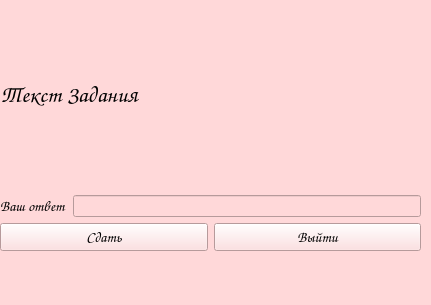
<?xml version="1.0" encoding="UTF-8"?>
<ui version="4.0">
 <class>TaskForm</class>
 <widget class="QWidget" name="TaskForm">
  <property name="geometry">
   <rect>
    <x>0</x>
    <y>0</y>
    <width>431</width>
    <height>305</height>
   </rect>
  </property>
  <property name="windowTitle">
   <string>Form</string>
  </property>
  <property name="styleSheet">
   <string notr="true">background-color: rgb(255, 216, 217);</string>
  </property>
  <widget class="QLabel" name="statusLabel">
   <property name="geometry">
    <rect>
     <x>10</x>
     <y>260</y>
     <width>211</width>
     <height>20</height>
    </rect>
   </property>
   <property name="font">
    <font>
     <family>Comic Sans MS</family>
    </font>
   </property>
   <property name="text">
    <string/>
   </property>
  </widget>
  <widget class="QWidget" name="layoutWidget">
   <property name="geometry">
    <rect>
     <x>0</x>
     <y>0</y>
     <width>421</width>
     <height>251</height>
    </rect>
   </property>
   <layout class="QGridLayout" name="gridLayout_2">
    <item row="0" column="0">
     <widget class="QLabel" name="taskText">
      <property name="font">
       <font>
        <family>Comic Sans MS</family>
        <pointsize>17</pointsize>
       </font>
      </property>
      <property name="text">
       <string>Текст Задания</string>
      </property>
     </widget>
    </item>
    <item row="1" column="0">
     <layout class="QGridLayout" name="gridLayout">
      <item row="1" column="0">
       <layout class="QHBoxLayout" name="horizontalLayout">
        <item>
         <widget class="QPushButton" name="TryButton">
          <property name="font">
           <font>
            <family>Comic Sans MS</family>
            <pointsize>11</pointsize>
           </font>
          </property>
          <property name="text">
           <string>Сдать</string>
          </property>
         </widget>
        </item>
        <item>
         <widget class="QPushButton" name="LoseButton">
          <property name="font">
           <font>
            <family>Comic Sans MS</family>
            <pointsize>11</pointsize>
           </font>
          </property>
          <property name="text">
           <string>Выйти</string>
          </property>
         </widget>
        </item>
       </layout>
      </item>
      <item row="0" column="0">
       <layout class="QHBoxLayout" name="horizontalLayout_2">
        <item>
         <widget class="QLabel" name="YourAnswerlabel">
          <property name="font">
           <font>
            <family>Comic Sans MS</family>
            <pointsize>11</pointsize>
           </font>
          </property>
          <property name="text">
           <string>Ваш ответ</string>
          </property>
         </widget>
        </item>
        <item>
         <widget class="QLineEdit" name="AnswerLineEdit"/>
        </item>
       </layout>
      </item>
     </layout>
    </item>
   </layout>
  </widget>
 </widget>
 <resources/>
 <connections/>
</ui>
